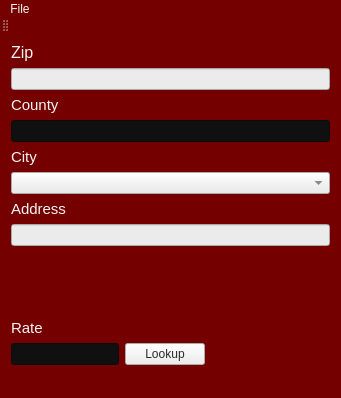
<?xml version="1.0" encoding="UTF-8"?>
<ui version="4.0">
 <class>MainWindow</class>
 <widget class="QMainWindow" name="MainWindow">
  <property name="geometry">
   <rect>
    <x>0</x>
    <y>0</y>
    <width>341</width>
    <height>398</height>
   </rect>
  </property>
  <property name="windowTitle">
   <string>PTax 0.8.0-B</string>
  </property>
  <property name="windowIcon">
   <iconset>
    <normaloff>favicon.ico</normaloff>favicon.ico</iconset>
  </property>
  <property name="layoutDirection">
   <enum>Qt::LeftToRight</enum>
  </property>
  <property name="autoFillBackground">
   <bool>false</bool>
  </property>
  <property name="styleSheet">
   <string notr="true">background-color: rgb(117, 0, 0);
color: rgb(245, 245, 245);
border-color: rgb(0, 0, 0);


</string>
  </property>
  <property name="tabShape">
   <enum>QTabWidget::Rounded</enum>
  </property>
  <widget class="QWidget" name="centralWidget">
   <layout class="QFormLayout" name="formLayout">
    <item row="1" column="0">
     <widget class="QLabel" name="label">
      <property name="sizePolicy">
       <sizepolicy hsizetype="Fixed" vsizetype="Fixed">
        <horstretch>0</horstretch>
        <verstretch>0</verstretch>
       </sizepolicy>
      </property>
      <property name="font">
       <font>
        <pointsize>12</pointsize>
       </font>
      </property>
      <property name="layoutDirection">
       <enum>Qt::LeftToRight</enum>
      </property>
      <property name="text">
       <string>Zip</string>
      </property>
     </widget>
    </item>
    <item row="2" column="0" colspan="2">
     <widget class="QLineEdit" name="lineEditZip">
      <property name="sizePolicy">
       <sizepolicy hsizetype="Preferred" vsizetype="Fixed">
        <horstretch>0</horstretch>
        <verstretch>0</verstretch>
       </sizepolicy>
      </property>
      <property name="styleSheet">
       <string notr="true">background-color: rgb(235, 235, 235);
color: rgb(76, 76, 76);
border-color: rgb(0, 0, 0);</string>
      </property>
     </widget>
    </item>
    <item row="10" column="0">
     <widget class="QLabel" name="label_2">
      <property name="sizePolicy">
       <sizepolicy hsizetype="Fixed" vsizetype="Fixed">
        <horstretch>0</horstretch>
        <verstretch>0</verstretch>
       </sizepolicy>
      </property>
      <property name="font">
       <font>
        <pointsize>11</pointsize>
       </font>
      </property>
      <property name="text">
       <string>City</string>
      </property>
     </widget>
    </item>
    <item row="11" column="0" colspan="2">
     <widget class="QComboBox" name="lineEditCity">
      <property name="styleSheet">
       <string notr="true">background-color: rgb(235, 235, 235);
color: rgb(76, 76, 76);</string>
      </property>
     </widget>
    </item>
    <item row="13" column="0">
     <widget class="QLabel" name="label_3">
      <property name="sizePolicy">
       <sizepolicy hsizetype="Fixed" vsizetype="Fixed">
        <horstretch>0</horstretch>
        <verstretch>0</verstretch>
       </sizepolicy>
      </property>
      <property name="font">
       <font>
        <pointsize>11</pointsize>
       </font>
      </property>
      <property name="text">
       <string>Address</string>
      </property>
     </widget>
    </item>
    <item row="14" column="0" colspan="2">
     <widget class="QLineEdit" name="lineEditAddress">
      <property name="styleSheet">
       <string notr="true">background-color: rgb(235, 235, 235);
color: rgb(76, 76, 76);</string>
      </property>
     </widget>
    </item>
    <item row="17" column="0">
     <spacer name="verticalSpacer">
      <property name="orientation">
       <enum>Qt::Vertical</enum>
      </property>
      <property name="sizeType">
       <enum>QSizePolicy::MinimumExpanding</enum>
      </property>
      <property name="sizeHint" stdset="0">
       <size>
        <width>20</width>
        <height>10</height>
       </size>
      </property>
     </spacer>
    </item>
    <item row="18" column="0">
     <widget class="QLabel" name="label_4">
      <property name="sizePolicy">
       <sizepolicy hsizetype="Fixed" vsizetype="Fixed">
        <horstretch>0</horstretch>
        <verstretch>0</verstretch>
       </sizepolicy>
      </property>
      <property name="font">
       <font>
        <pointsize>11</pointsize>
       </font>
      </property>
      <property name="text">
       <string>Rate</string>
      </property>
     </widget>
    </item>
    <item row="19" column="0">
     <widget class="QLineEdit" name="lineEditRate">
      <property name="sizePolicy">
       <sizepolicy hsizetype="Fixed" vsizetype="Fixed">
        <horstretch>0</horstretch>
        <verstretch>0</verstretch>
       </sizepolicy>
      </property>
      <property name="styleSheet">
       <string notr="true">background-color: rgb(16, 16, 16);
color: rgb(255, 255, 255);</string>
      </property>
      <property name="readOnly">
       <bool>true</bool>
      </property>
     </widget>
    </item>
    <item row="19" column="1">
     <widget class="QPushButton" name="pushButtonLook">
      <property name="sizePolicy">
       <sizepolicy hsizetype="Fixed" vsizetype="Fixed">
        <horstretch>0</horstretch>
        <verstretch>0</verstretch>
       </sizepolicy>
      </property>
      <property name="styleSheet">
       <string notr="true">background-color: rgb(238, 238, 238);
color: rgb(42, 42, 42);
selection-background-color: rgb(0, 0, 0);
selection-color: rgb(255, 255, 255);</string>
      </property>
      <property name="text">
       <string>Lookup</string>
      </property>
     </widget>
    </item>
    <item row="5" column="0" colspan="2">
     <widget class="QLineEdit" name="lineEditCounty">
      <property name="styleSheet">
       <string notr="true">background-color: rgb(16, 16, 16);
color: rgb(255, 255, 255);</string>
      </property>
     </widget>
    </item>
    <item row="3" column="0" colspan="2">
     <widget class="QLabel" name="label_5">
      <property name="font">
       <font>
        <pointsize>11</pointsize>
       </font>
      </property>
      <property name="text">
       <string>County</string>
      </property>
     </widget>
    </item>
   </layout>
  </widget>
  <widget class="QMenuBar" name="menuBar">
   <property name="geometry">
    <rect>
     <x>0</x>
     <y>0</y>
     <width>341</width>
     <height>21</height>
    </rect>
   </property>
   <property name="defaultUp">
    <bool>false</bool>
   </property>
   <widget class="QMenu" name="menutest">
    <property name="title">
     <string>File</string>
    </property>
   </widget>
   <addaction name="menutest"/>
  </widget>
  <widget class="QToolBar" name="mainToolBar">
   <attribute name="toolBarArea">
    <enum>TopToolBarArea</enum>
   </attribute>
   <attribute name="toolBarBreak">
    <bool>false</bool>
   </attribute>
  </widget>
  <widget class="QStatusBar" name="statusBar"/>
 </widget>
 <layoutdefault spacing="6" margin="11"/>
 <resources/>
 <connections/>
</ui>
